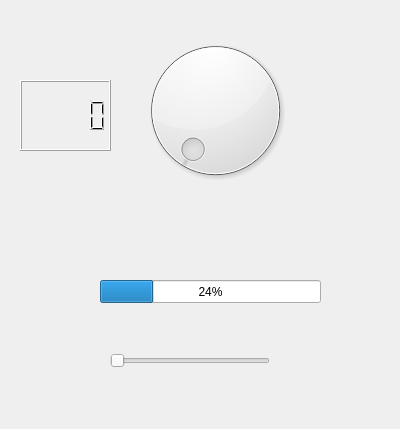
<?xml version="1.0" encoding="UTF-8"?>
<ui version="4.0">
 <class>Form</class>
 <widget class="QWidget" name="Form">
  <property name="geometry">
   <rect>
    <x>0</x>
    <y>0</y>
    <width>400</width>
    <height>429</height>
   </rect>
  </property>
  <property name="windowTitle">
   <string>Form</string>
  </property>
  <widget class="QDial" name="dial">
   <property name="geometry">
    <rect>
     <x>110</x>
     <y>30</y>
     <width>211</width>
     <height>161</height>
    </rect>
   </property>
  </widget>
  <widget class="QProgressBar" name="progressBar">
   <property name="geometry">
    <rect>
     <x>100</x>
     <y>280</y>
     <width>221</width>
     <height>23</height>
    </rect>
   </property>
   <property name="value">
    <number>24</number>
   </property>
  </widget>
  <widget class="QSlider" name="horizontalSlider">
   <property name="geometry">
    <rect>
     <x>110</x>
     <y>350</y>
     <width>160</width>
     <height>22</height>
    </rect>
   </property>
   <property name="orientation">
    <enum>Qt::Horizontal</enum>
   </property>
  </widget>
  <widget class="QLCDNumber" name="lcdNumber">
   <property name="geometry">
    <rect>
     <x>20</x>
     <y>80</y>
     <width>91</width>
     <height>71</height>
    </rect>
   </property>
  </widget>
 </widget>
 <resources/>
 <connections/>
</ui>
